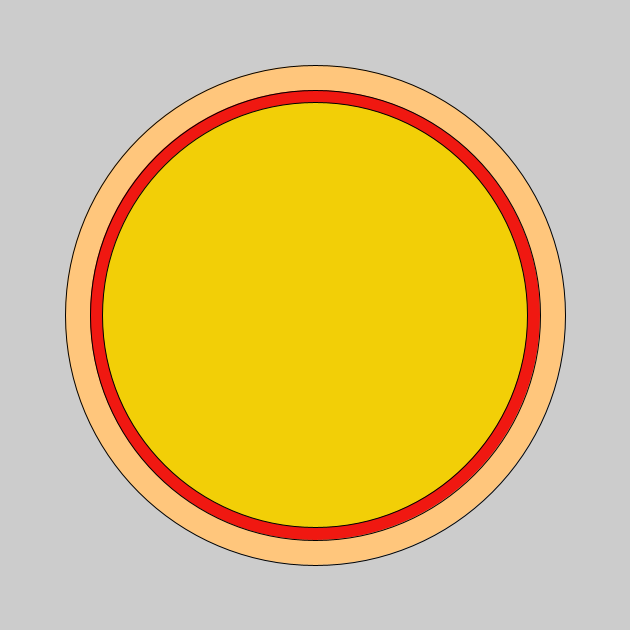
Frame 1 (no input)
Frame 60 (the mouse pressed at the canvas centre just before this capture): identical to frame 1, image omitted
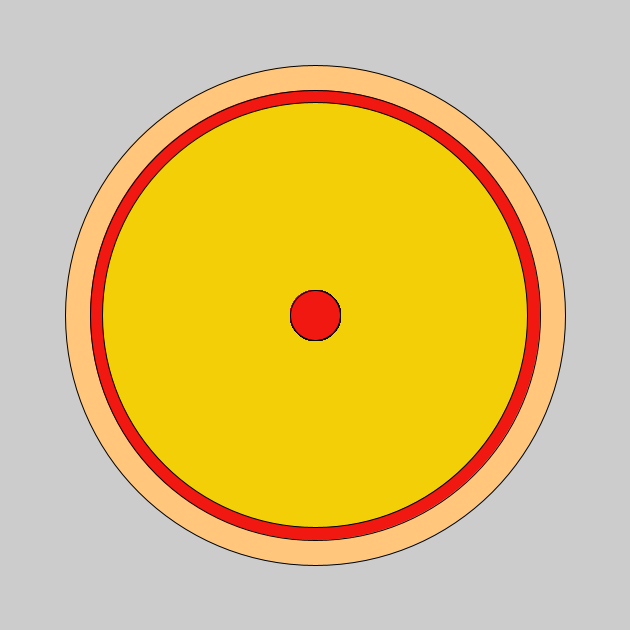
Frame 120 (the mouse held since frame 60 and released just before this capture)

The Processing sketch that drew these frames (run headless with seeded random() and noise(); from frame 60 on, the mouse is pressed at the canvas centre):

// Processing sketch: pizza
// ── pizza.pde

void setup() {
 size(630, 630);  
 fill(#FFC67C); 
 ellipse(315,315,500,500);
 fill(#F01811);
 ellipse(315,315,450,450);
 fill(#F2CF07);
 ellipse(315,315,425,425);
}
void draw() {
  if(mousePressed){
    fill(#F01811);
     ellipse(mouseX, mouseY, 50, 50);
  }
}
